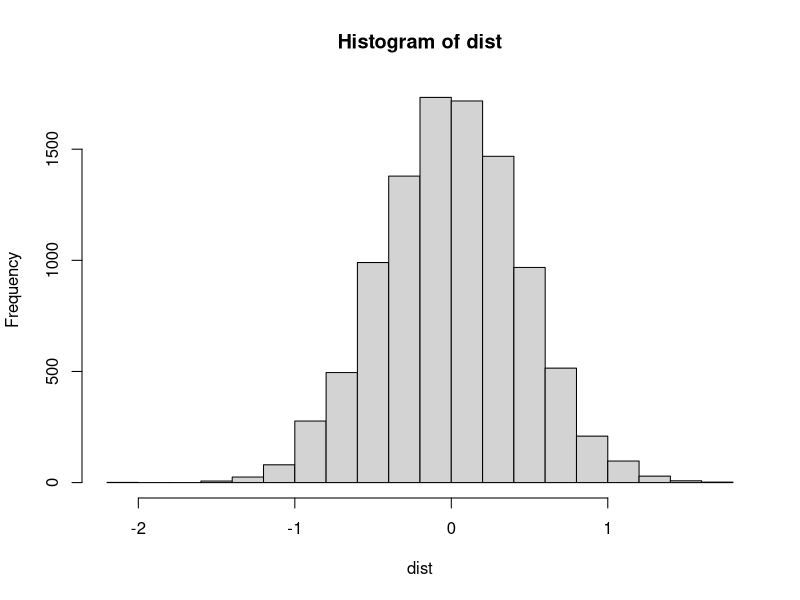
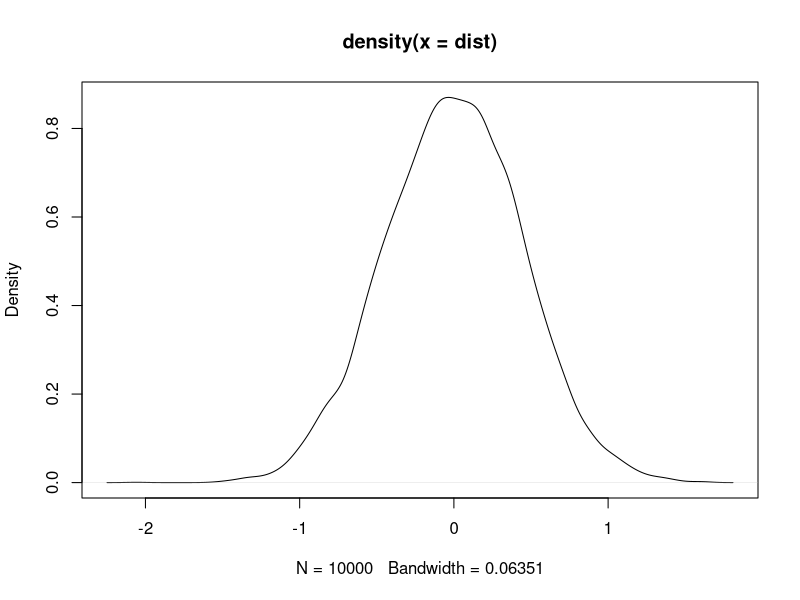
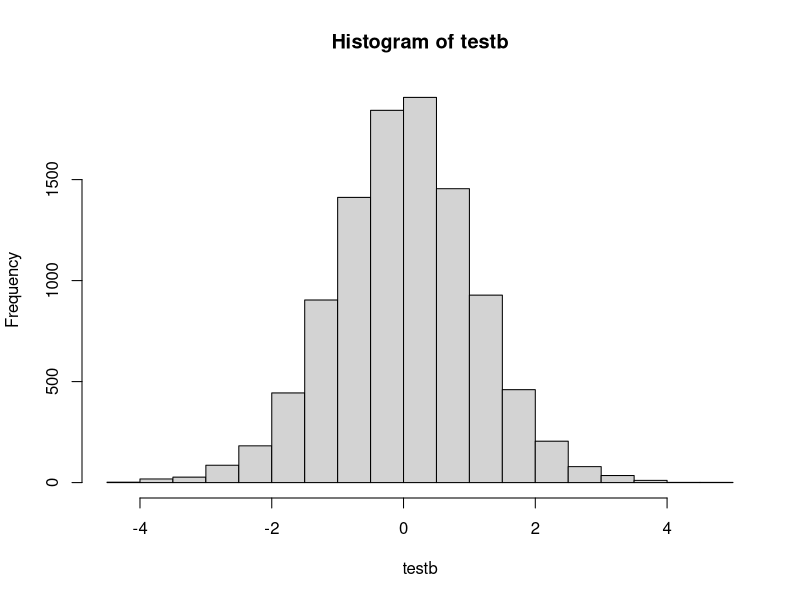

Here is the R script that generated these plots, in order:
## ---- chunk 1
#Normal Distribution M=0, SD=1

#rnorm(10,0,1)

dist<- c()

for (i in 1:10000)
{
  a<-rnorm(10,0,1)
  b<-rnorm(10,0,1)
  
  dist<-c(dist,mean(b)-mean(a))
}

hist(dist)

plot(density(dist))

## ---- chunk 2
testb <- replicate(10000,t.test(rnorm(10,0,1),rnorm(10,0,1))$statistic)
hist(testb)

## ---- chunk 3

## ---- chunk 4

## ---- chunk 5

